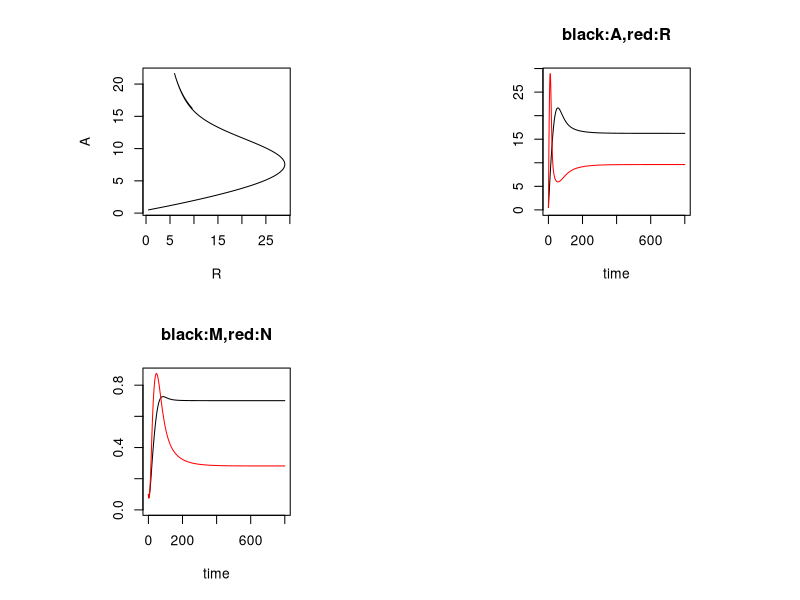

Write the R code that produced this figure.
library(deSolve)

ARMN_model<-function(t,states,params){
  with(as.list(c(states,params)),{
   
    pM<- M/(M+N) #proportion of mutualist
    F_MN<- u*(M/(KA+M))*(pM/(1-f+(f*pM))) #saturating function
    #CM<- (eM*aM*R*M) + ((pM/(1-f+(f*pM)))*A) #carbon consumed by M
    CM<- (eM*aM*R) + ((A/(M+N))/(1-f+(f*pM))) #carbon consumed by M
    CN<- (eN*aN*R) + (((A*(1-f))/(M+N))/(1-f+(f*pM))) #carbon consumed by N
    
    #rate of change
    dA<- 1-ps-(A*F_MN)
    dR<- D-(aM*R*M)-(aN*R*N)
    dM<- (M*bmax*(1-s)*(CM/(KM+CM)))-(d*M)
    dN<- (N*bmax*(CN/(KN+CN)))-(d*N)
   
    #return the change
    list(c(dA,dR,dM,dN))
  }
  )
}

states<-c(A=0.5,R=0.5,M=0.1,N=0.1) # initial values of 4 state variables
                       # A = allocation rate of C, unit mass C/time
                       # R = length of uncolonized roots
                       # M = density of mutualist
                       # N = density of non-mutualist

t<-seq(from=0,to=800,by=0.01) # times for simulation

#parameters
params<-c(ps=0.3,  #concentration of soil phosphorous available for plant
          u=0.4,  #phosphorous uptake per unit of A ??unit
          KA=5, # half saturation constant for A
          f=0.65,  # fidelity of plant allocation to mutualist
          D=5,  # base root growth rate
          aM=0.5, # colonization rate of new roots by M
          aN=0.6, # colonization rate of new roots by N
          eM=0.5, # plant's efficiency to give resources to mutualist
          eN=0.5, # and non-mutualist eM should be equal to eN
          bmax=0.8, # max growth rate for symbionts
          s=0.1, # cost of mutualism
          KM=10, # half saturation constant for M
          d=0.5, # death rate for symbionts
          KN=6  # half saturation constant for N
)

out<-ode(y=states,times=t,func=ARMN_model,parms=params,method="rk4")
out<-as.data.frame(out)

op<-par(mfrow=c(2,2),pty="s")

plot(out$R,out$A,type="l",xlab="R",ylab="A")

ylm<-max(out$A,out$R)
plot(out$time,out$A,type="l",xlab="time",ylab="",ylim=c(0,ylm),main="black:A,red:R")
lines(out$time,out$R,col="red")

ylm<-max(out$M,out$N)
plot(out$time,out$M,type="l",xlab="time",ylab="",ylim=c(0,ylm),main="black:M,red:N")
lines(out$time,out$N,col="red")
par(op)


#==============================
